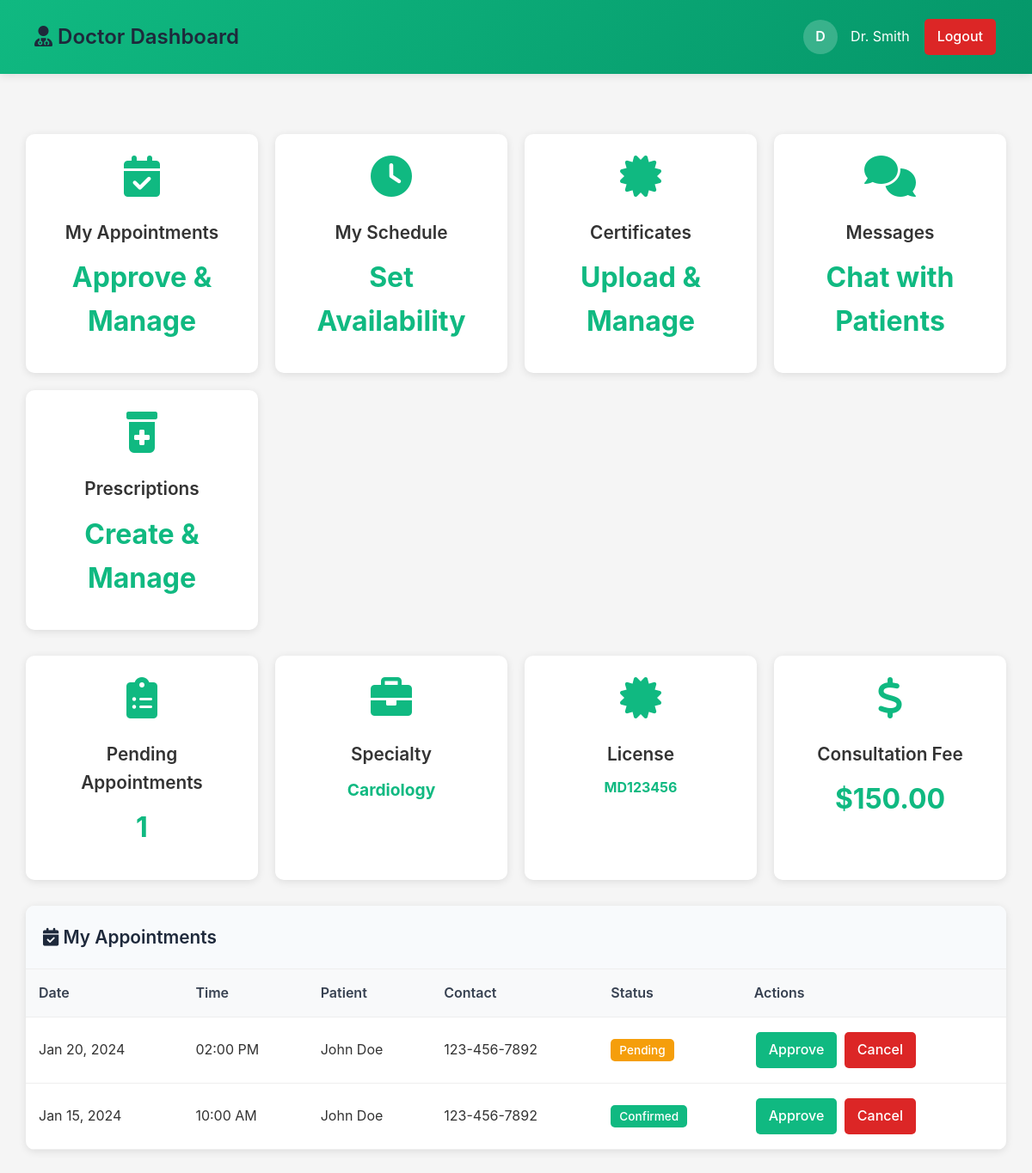
The app's page /dashboard-doctor.php (signed in) with its own data.
### tables this page shows
CREATE TABLE doctors (
    id INT PRIMARY KEY AUTO_INCREMENT,
    user_id INT NOT NULL,
    specialty VARCHAR(100) NOT NULL,
    license_number VARCHAR(50) UNIQUE NOT NULL,
    experience_years INT DEFAULT 0,
    consultation_fee DECIMAL(10,2) DEFAULT 0.00,
    bio TEXT,
    photo_path VARCHAR(500),
    photo_filename VARCHAR(255),
    photo_size INT,
    photo_type VARCHAR(100),
    status ENUM('pending', 'approved', 'rejected') DEFAULT 'pending',
    approved_by INT NULL,
    approved_at TIMESTAMP NULL,
    rejected_by INT NULL,
    rejected_at TIMESTAMP NULL,
    rejection_reason TEXT,
    created_at TIMESTAMP DEFAULT CURRENT_TIMESTAMP,
    updated_at TIMESTAMP DEFAULT CURRENT_TIMESTAMP ON UPDATE CURRENT_TIMESTAMP,
    FOREIGN KEY (user_id) REFERENCES users(id) ON DELETE CASCADE,
    FOREIGN KEY (approved_by) REFERENCES users(id) ON DELETE SET NULL,
    FOREIGN KEY (rejected_by) REFERENCES users(id) ON DELETE SET NULL
);

CREATE TABLE users (
    id INT PRIMARY KEY AUTO_INCREMENT,
    name VARCHAR(100) NOT NULL,
    email VARCHAR(100) UNIQUE NOT NULL,
    phone VARCHAR(20),
    password_hash VARCHAR(255) NOT NULL,
    role ENUM('admin', 'doctor', 'patient', 'manager') NOT NULL,
    status ENUM('active', 'inactive', 'suspended') DEFAULT 'active',
    created_at TIMESTAMP DEFAULT CURRENT_TIMESTAMP,
    updated_at TIMESTAMP DEFAULT CURRENT_TIMESTAMP ON UPDATE CURRENT_TIMESTAMP
);

CREATE TABLE appointments (
    id INT PRIMARY KEY AUTO_INCREMENT,
    patient_id INT NOT NULL,
    doctor_id INT NOT NULL,
    appointment_date DATE NOT NULL,
    appointment_time TIME NOT NULL,
    status ENUM('pending', 'confirmed', 'completed', 'cancelled', 'no_show') DEFAULT 'pending',
    reason TEXT,
    notes TEXT,
    created_at TIMESTAMP DEFAULT CURRENT_TIMESTAMP,
    updated_at TIMESTAMP DEFAULT CURRENT_TIMESTAMP ON UPDATE CURRENT_TIMESTAMP,
    FOREIGN KEY (patient_id) REFERENCES patients(id) ON DELETE CASCADE,
    FOREIGN KEY (doctor_id) REFERENCES doctors(id) ON DELETE CASCADE
);

### includes/auth-check.php (called while the page is built, shortened)
<?php
function getCurrentUser() {
    return [
        'id' => $_SESSION['user_id'] ?? null,
        'name' => $_SESSION['user_name'] ?? '',
        'email' => $_SESSION['user_email'] ?? '',
        'role' => $_SESSION['user_role'] ?? '',
        'phone' => $_SESSION['user_phone'] ?? ''
    ];
}
?>

### dashboard-doctor.php (the view, shortened to what this page needs)
<?php
require_once 'includes/auth-check.php';
$currentUser = getCurrentUser();
try {
    $db = new Database();
    $conn = $db->getConnection();
    $stmt = $conn->prepare("
        SELECT d.*, u.name, u.email, u.phone
        FROM doctors d
        JOIN users u ON d.user_id = u.id
        WHERE d.user_id = ?
    ");
    $stmt->execute([$_SESSION['user_id']]);
    $doctorInfo = $stmt->fetch();
    $doctorId = null;
    if ($doctorInfo && isset($doctorInfo['id'])) {
        $doctorId = $doctorInfo['id'];
    }
    $appointments = [];
    if ($doctorId) {
        $stmt = $conn->prepare("
            SELECT a.id, a.appointment_date, a.appointment_time, a.status, a.reason,
                   u.name as patient_name, u.phone as patient_phone
            FROM appointments a
            JOIN patients p ON a.patient_id = p.id
            JOIN users u ON p.user_id = u.id
            WHERE a.doctor_id = ?
            ORDER BY a.appointment_date DESC, a.appointment_time DESC
            LIMIT 20
        ");
        $stmt->execute([$doctorId]);
        $appointments = $stmt->fetchAll();
        $stmt = $conn->prepare("SELECT COUNT(*) as total FROM appointments WHERE doctor_id = ? AND status = 'pending'");
        $stmt->execute([$doctorId]);
        $result = $stmt->fetch();
        $pendingCount = $result['total'];
    } else {
        $pendingCount = 0;
    }
} catch (Exception $e) {
    $error = 'Database error: ' . $e->getMessage();
}
?>
<!DOCTYPE html>
<html lang="en">
<head>
    <link rel="stylesheet" href="css/style.css">
    <link href="https://cdnjs.cloudflare.com/ajax/libs/font-awesome/6.0.0/css/all.min.css" rel="stylesheet">
</head>
<body>
    <div class="dashboard-header">
        <div class="dashboard-nav">
            <div class="dashboard-title">
                <i class="fas fa-user-md"></i> Doctor Dashboard
            </div>
            <div class="user-info">
                <div class="user-avatar"><?php echo strtoupper(substr($currentUser['name'], 0, 1)); ?></div>
                <span><?php echo htmlspecialchars($currentUser['name']); ?></span>
                <a href="auth-process.php?action=logout" class="btn" style="background: #dc2626; color: white; padding: 8px 15px; text-decoration: none; border-radius: 5px;">Logout</a>
            </div>
        </div>
    </div>
    <div class="dashboard-content">
        <div class="dashboard-grid">
            <div class="dashboard-card" style="cursor: pointer;" onclick="showSection('appointments')">
                <i class="fas fa-calendar-check"></i>
                <h3>My Appointments</h3>
                <p>Approve & Manage</p>
            </div>
            <div class="dashboard-card" style="cursor: pointer;" onclick="showSection('schedule')">
                <i class="fas fa-clock"></i>
                <h3>My Schedule</h3>
                <p>Set Availability</p>
            </div>
            <div class="dashboard-card" style="cursor: pointer;" onclick="showSection('certificates')">
                <i class="fas fa-certificate"></i>
                <h3>Certificates</h3>
                <p>Upload & Manage</p>
            </div>
            <div class="dashboard-card" style="cursor: pointer;" onclick="showSection('messages')">
                <i class="fas fa-comments"></i>
                <h3>Messages</h3>
                <p>Chat with Patients</p>
            </div>
            <div class="dashboard-card" style="cursor: pointer;" onclick="showSection('prescriptions')">
                <i class="fas fa-prescription-bottle-alt"></i>
                <h3>Prescriptions</h3>
                <p>Create & Manage</p>
            </div>
        </div>
        <div class="dashboard-grid">
            <div class="dashboard-card">
                <i class="fas fa-clipboard-list"></i>
                <h3>Pending Appointments</h3>
                <p><?php echo $pendingCount; ?></p>
                </div>
            <div class="dashboard-card">
                <i class="fas fa-briefcase"></i>
                <h3>Specialty</h3>
                <p style="font-size: 1.2rem;"><?php echo htmlspecialchars($doctorInfo['specialty'] ?? 'N/A'); ?></p>
            </div>
            <div class="dashboard-card">
                <i class="fas fa-certificate"></i>
                <h3>License</h3>
                <p style="font-size: 1rem;"><?php echo htmlspecialchars($doctorInfo['license_number'] ?? 'N/A'); ?></p>
            </div>
            <div class="dashboard-card">
                <i class="fas fa-dollar-sign"></i>
                <h3>Consultation Fee</h3>
                <p>$<?php echo number_format($doctorInfo['consultation_fee'] ?? 0, 2); ?></p>
            </div>
        </div>
        <div class="data-table">
            <div class="table-header">
                <h3><i class="fas fa-calendar-check"></i> My Appointments</h3>
                </div>
            <div class="table-content" style="overflow-x: auto;">
                <table>
                    <thead>
                        <tr>
                            <th>Date</th>
                            <th>Time</th>
                            <th>Patient</th>
                            <th>Contact</th>
                            <th>Status</th>
                            <th>Actions</th>
                        </tr>
                    </thead>
                    <tbody>
                        <?php if (empty($appointments)): ?>
                            <tr>
                                <td colspan="6" style="text-align: center; padding: 30px; color: #999;">
                                    No appointments scheduled
                        </td>
                        </tr>
                        <?php else: ?>
                            <?php foreach ($appointments as $apt): ?>
                                <tr>
                                    <td><?php echo date('M d, Y', strtotime($apt['appointment_date'])); ?></td>
                                    <td><?php echo date('h:i A', strtotime($apt['appointment_time'])); ?></td>
                                    <td><?php echo htmlspecialchars($apt['patient_name']); ?></td>
                                    <td><?php echo htmlspecialchars($apt['patient_phone']); ?></td>
                                    <td>
                                        <span class="status-badge status-<?php echo $apt['status']; ?>">
                                            <?php echo ucfirst($apt['status']); ?>
                                        </span>
                        </td>
                                    <td>
                                        <a href="#" onclick="approveAppointment(<?php echo $apt['id']; ?>); return false;" class="btn btn-success">Approve</a>
                                        <a href="#" onclick="rejectAppointment(<?php echo $apt['id']; ?>); return false;" class="btn btn-danger">Cancel</a>
                        </td>
                        </tr>
                            <?php endforeach; ?>
                        <?php endif; ?>
                    </tbody>
                </table>
            </div>
        </div>
                    </div>
</body>
</html>

### css/style.css (style rules this page uses)
* { margin: 0; padding: 0; box-sizing: border-box; }
body { font-family: 'Inter', sans-serif; line-height: 1.6; color: #333; background-color: #f8fafc; }
.dashboard-header { background: white; padding: 30px 0; box-shadow: 0 2px 10px rgba(0, 0, 0, 0.1); margin-bottom: 40px; }
.dashboard-nav { display: flex; justify-content: space-between; align-items: center; max-width: 1200px; margin: 0 auto; padding: 0 20px; }
.dashboard-title { font-size: 2rem; font-weight: 700; color: #1e293b; }
.user-info { display: flex; align-items: center; gap: 15px; }
.user-avatar { width: 40px; height: 40px; background: #2563eb; color: white; border-radius: 50%; display: flex; align-items: center; justify-content: center; font-weight: 600; }
.dashboard-content { max-width: 1200px; margin: 0 auto; padding: 0 20px; }
.dashboard-grid { display: grid; grid-template-columns: repeat(auto-fit, minmax(300px, 1fr)); gap: 30px; margin-bottom: 40px; }
.dashboard-card { background: white; padding: 30px; border-radius: 15px; box-shadow: 0 5px 15px rgba(0, 0, 0, 0.08); transition: transform 0.3s ease; }
.dashboard-card h3 { font-size: 1.3rem; font-weight: 600; margin-bottom: 15px; color: #1e293b; }
.dashboard-card p { color: #64748b; margin-bottom: 20px; }
.data-table { background: white; border-radius: 15px; overflow: hidden; box-shadow: 0 5px 15px rgba(0, 0, 0, 0.08); }
.table-header { background: #f8fafc; padding: 20px 30px; border-bottom: 1px solid #e5e7eb; }
.table-header h3 { color: #1e293b; font-size: 1.3rem; font-weight: 600; }
.table-content { overflow-x: auto; }
table { width: 100%; border-collapse: collapse; }
th, td { padding: 15px 20px; text-align: left; border-bottom: 1px solid #e5e7eb; }
th { background: #f8fafc; font-weight: 600; color: #374151; }
.btn-success { background: #10b981; color: white; border: none; padding: 12px 24px; border-radius: 8px; font-weight: 500; cursor: pointer; transition: background 0.3s ease; }
.btn-danger { background: #dc2626; color: white; border: none; padding: 12px 24px; border-radius: 8px; font-weight: 500; cursor: pointer; transition: background 0.3s ease; }
.status-badge { padding: 6px 12px; border-radius: 20px; font-size: 0.8rem; font-weight: 500; }
.status-pending { background: #fef3c7; color: #92400e; }
.status-confirmed { background: #d1fae5; color: #065f46; }

### dashboard-doctor.php (style rules this page uses)
* { box-sizing: border-box; }
body { font-family: -apple-system, BlinkMacSystemFont, 'Segoe UI', Roboto, Oxygen, Ubuntu, Cantarell, sans-serif; margin: 0; padding: 0; background: #f5f5f5; }
.dashboard-header { background: linear-gradient(135deg, #10b981 0%, #059669 100%); color: white; padding: 20px; box-shadow: 0 2px 10px rgba(0,0,0,0.1); }
.dashboard-nav { display: flex; justify-content: space-between; align-items: center; }
.dashboard-title { font-size: 1.5rem; font-weight: 600; }
.user-info { display: flex; align-items: center; gap: 15px; }
.user-avatar { width: 40px; height: 40px; border-radius: 50%; background: rgba(255,255,255,0.2); display: flex; align-items: center; justify-content: center; font-weight: 600; }
.dashboard-content { padding: 30px; max-width: 1400px; margin: 0 auto; }
.dashboard-grid { display: grid; grid-template-columns: repeat(auto-fit, minmax(250px, 1fr)); gap: 20px; margin-bottom: 30px; }
.dashboard-card { background: white; padding: 25px; border-radius: 10px; box-shadow: 0 2px 10px rgba(0,0,0,0.1); text-align: center; }
.dashboard-card i { font-size: 3rem; color: #10b981; margin-bottom: 15px; }
.dashboard-card h3 { margin: 10px 0; color: #333; }
.dashboard-card p { font-size: 2rem; font-weight: 700; color: #10b981; margin: 10px 0; }
.data-table { background: white; border-radius: 10px; box-shadow: 0 2px 10px rgba(0,0,0,0.1); margin-bottom: 30px; overflow: hidden; }
.table-header { padding: 20px; border-bottom: 1px solid #eee; }
table { width: 100%; border-collapse: collapse; }
th, td { padding: 15px; text-align: left; border-bottom: 1px solid #eee; }
th { background: #f8f9fa; font-weight: 600; }
.btn { padding: 8px 15px; border: none; border-radius: 5px; cursor: pointer; font-weight: 500; text-decoration: none; display: inline-block; margin: 2px; }
.btn-success { background: #10b981; color: white; }
.btn-danger { background: #dc2626; color: white; }
.status-badge { padding: 5px 10px; border-radius: 5px; font-size: 0.85rem; }
.status-pending { background: #f59e0b; color: white; }
.status-confirmed { background: #10b981; color: white; }

### records on screen
doctors: user.name "D", user.name "Dr. Smith", specialty "Cardiology", license_number "MD123456", consultation_fee "150.00"
appointments: appointment_date "Jan 20, 2024", appointment_time "02:00 PM", users.name "John Doe", users.phone "123-456-7892", status "Pending"
appointments: appointment_date "Jan 15, 2024", appointment_time "10:00 AM", users.name "John Doe", users.phone "123-456-7892", status "Confirmed"

### other values on screen
$pendingCount "1"
